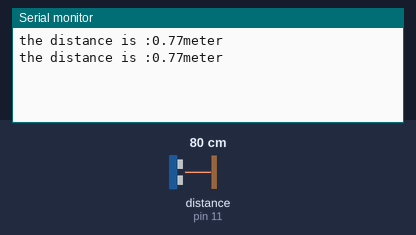
A sketch run on a simulated Arduino Uno, built with avr-gcc and run on an emulated ATmega328P. Shown: the last lines printed to the serial monitor. Wiring (inferred from the names in the program): ultrasonic range finder: trigger pin 13; echo pin 11. The test bench sets the inputs (shaded band); at power-on: distance to the obstacle (sensor on pin 11) 80 cm. The echo pulse lasts 58.3 µs per cm.

Above: at 3.8 s.
3.9 s: distance to the obstacle (sensor on pin 11) set to 2 cm
At 6.8 s:
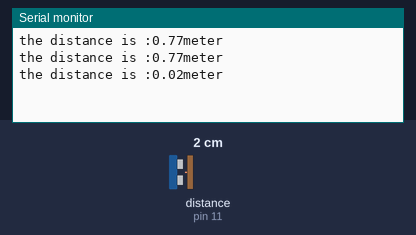
7.8 s: distance to the obstacle (sensor on pin 11) set to 4 cm
At 10.4 s:
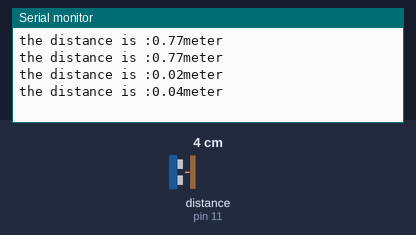
Timing chart, 0 to 11.9 s (numbered marks = the images above; inputs shaded):
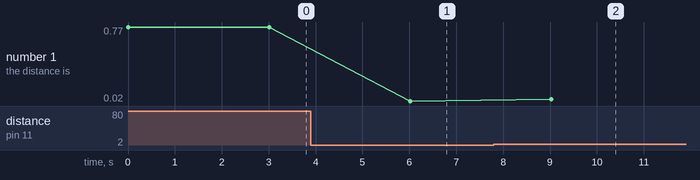

Measured:
- after the input at 3.9 s, the serial monitor: prints a new line after 2.1 s (image 1)
- after the input at 7.8 s, the serial monitor: prints a new line after 1.2 s (image 2)
- plotted number 1: 0.77 → 0.02 after the input at 3.9 s, 0.02 → 0.04 after the input at 7.8 s

The sketch:

my_first_project.ino
```cpp
int trigpin= 13;
int echopin= 11;
float pingtime;
float speedofsound= 332; //meter per second
float distance; //inch

void setup() {
  Serial.begin(9600);
  pinMode(trigpin,OUTPUT);
  pinMode(echopin,INPUT);

}

void loop() {
  digitalWrite(trigpin,LOW);
  delayMicroseconds(2000);
  digitalWrite(trigpin,HIGH);
  delayMicroseconds(10);
  digitalWrite(trigpin,LOW);

  pingtime=pulseIn(echopin,HIGH);
  distance=speedofsound*pingtime/2;
  distance=distance/1000000; //meter
  Serial.print("the distance is :");
  Serial.print(distance);
  Serial.println("meter");
  delay(3000);


}
```

led.ino
```cpp
#include<avr/io.h>
#include<util/delay.h>
int main(void)
{
  DDRD = 0XFF;
  while(1)
  {
    PORTD = 0xff;
    _delay_ms(1000);
    PORTD = 0x00;
    _delay_ms(1000);
  }
}
```
